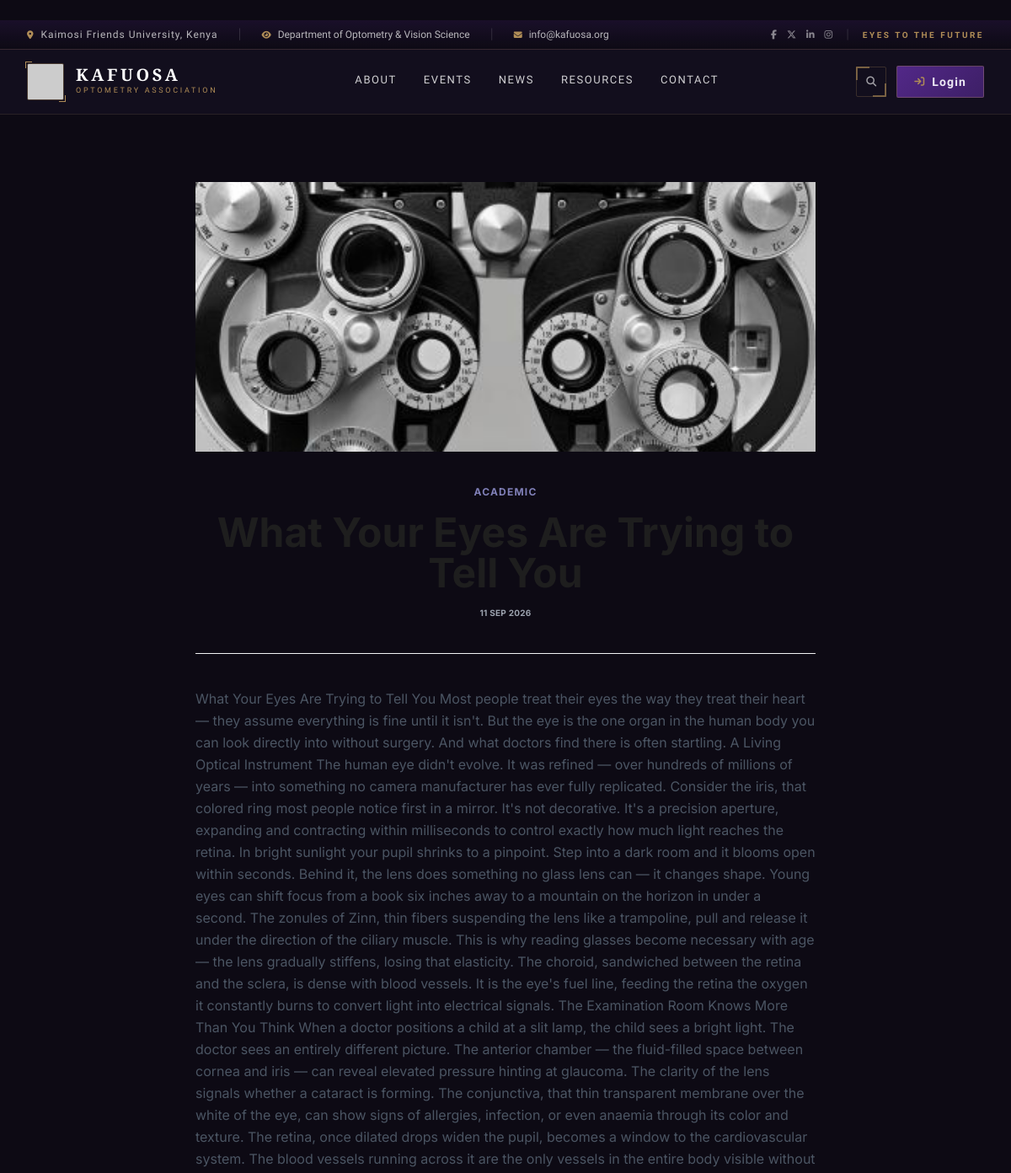
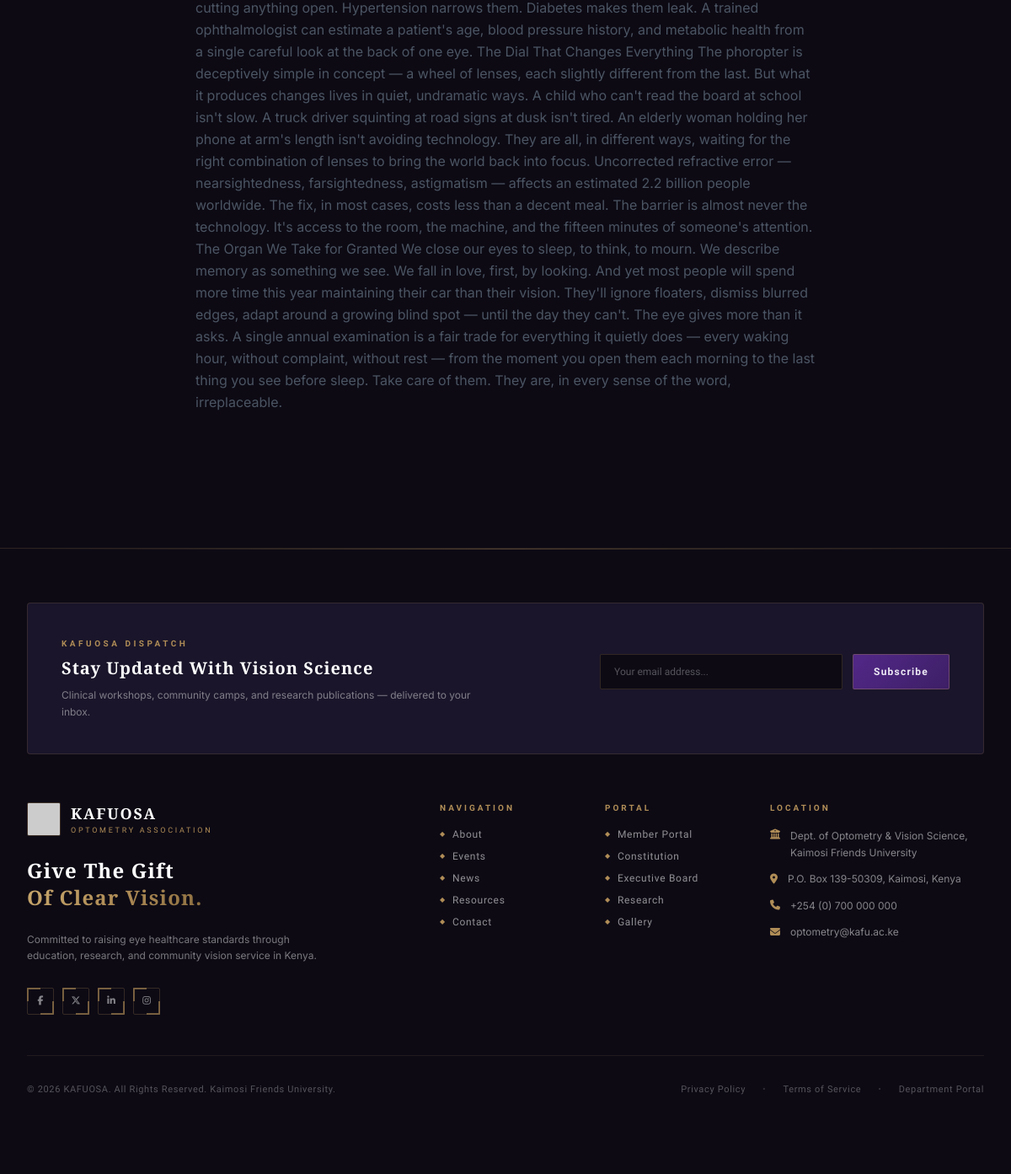
The app's page /news/what-your-eyes-are-trying-to-tell-you/ with its own data (2 pictures, top to bottom).
### news/models.py (models this page shows, shortened)
class Post(models.Model):
    CATEGORY_CHOICES = [('academic','Academic'),('outreach','Outreach'),('social','Social')]
    title        = models.CharField(max_length=200)
    slug         = models.SlugField(unique=True)
    category     = models.CharField(max_length=20, choices=CATEGORY_CHOICES, default='academic')
    excerpt      = models.TextField(max_length=300)
    body         = models.TextField()
    cover_image  = models.ImageField(upload_to='news/', blank=True, null=True)
    published_at = models.DateTimeField()
    class Meta:
        ordering = ['-published_at']

### news/views.py (the view)
# urls.py: path('<slug:slug>/', views.post_detail, name='detail'),
def post_detail(request, slug):
    post = get_object_or_404(Post, slug=slug)
    return render(request, "news/post_detail.html", {"post": post})

### templates/news/post_detail.html (shortened to what this page needs)
{% extends "base.html" %}
{% block content %}
<div class="max-w-3xl mx-auto px-4 py-20">
  {% if post.cover_image %}
  {% if post.cover_image %}<img src="{{ post.cover_image.url }}" class="w-full h-80 object-cover mb-10"/>{% endif %}
  {% endif %}
  <div class="text-center mb-10 border-b border-gray-100 pb-10">
    <span class="text-xs text-[#8080B8] font-bold uppercase tracking-widest">{{ post.get_category_display }}</span>
    <h1 class="font-[Playfair_Display] text-4xl md:text-5xl font-bold text-[#1e1e1e] mt-4 mb-4">{{ post.title }}</h1>
    <p class="text-[10px] text-gray-400 font-bold uppercase tracking-wide">{{ post.published_at|date:"d M Y" }}</p>
  </div>
  <div class="prose max-w-none text-gray-600 leading-relaxed">
    {{ post.body }}
  </div>
</div>
{% endblock %}

### templates/base.html (style rules this page uses)
body { background-color:#0D0A14; font-family:'Inter',sans-serif; color:#EDE9F4; }

### records on screen
Post: cover_image (picture), category "ACADEMIC", published_at "11 SEP 2026", body "What Your Eyes Are Trying to Tell You Most people treat their eyes the way they treat their heart — they assume everything is fine until it isn't. But the eye is the one organ in the human body you can look directly into without surgery. And what doctors find there is often startling. A Living Optical Instrument The human eye didn't evolve. It was refined — over hundreds of millions of years — into something no camera manufacturer has ever fully replicated. Consider the iris, that colored ring most people notice first in a mirror. It's not decorative. It's a precision aperture, expanding and contracting within milliseconds to control exactly how much light reaches the retina. In bright…"
